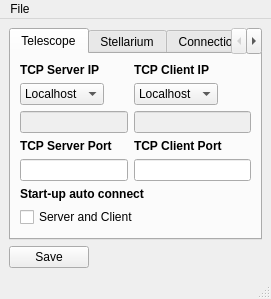
<?xml version="1.0" encoding="UTF-8"?>
<ui version="4.0">
 <class>TCPSettings</class>
 <widget class="QMainWindow" name="TCPSettings">
  <property name="windowModality">
   <enum>Qt::ApplicationModal</enum>
  </property>
  <property name="maximumSize">
   <size>
    <width>288</width>
    <height>1200</height>
   </size>
  </property>
  <property name="windowTitle">
   <string>TCP Settings</string>
  </property>
  <widget class="QWidget" name="centralwidget">
   <layout class="QGridLayout" name="gridLayout">
    <item row="1" column="0">
     <widget class="QPushButton" name="telescopeSaveBtn">
      <property name="sizePolicy">
       <sizepolicy hsizetype="Maximum" vsizetype="Fixed">
        <horstretch>0</horstretch>
        <verstretch>0</verstretch>
       </sizepolicy>
      </property>
      <property name="cursor">
       <cursorShape>PointingHandCursor</cursorShape>
      </property>
      <property name="text">
       <string>Save</string>
      </property>
     </widget>
    </item>
    <item row="0" column="0">
     <widget class="QTabWidget" name="tabWidget">
      <property name="currentIndex">
       <number>0</number>
      </property>
      <widget class="QWidget" name="tab">
       <attribute name="title">
        <string>Telescope</string>
       </attribute>
       <layout class="QFormLayout" name="formLayout">
        <item row="0" column="0">
         <layout class="QVBoxLayout" name="verticalLayout">
          <item>
           <widget class="QLabel" name="label">
            <property name="text">
             <string>&lt;html&gt;&lt;head/&gt;&lt;body&gt;&lt;p&gt;&lt;span style=&quot; font-weight:600;&quot;&gt;TCP Server IP&lt;/span&gt;&lt;/p&gt;&lt;/body&gt;&lt;/html&gt;</string>
            </property>
           </widget>
          </item>
          <item>
           <widget class="QComboBox" name="telServBox">
            <property name="sizePolicy">
             <sizepolicy hsizetype="Maximum" vsizetype="Fixed">
              <horstretch>0</horstretch>
              <verstretch>0</verstretch>
             </sizepolicy>
            </property>
            <property name="cursor">
             <cursorShape>PointingHandCursor</cursorShape>
            </property>
            <item>
             <property name="text">
              <string>Localhost</string>
             </property>
            </item>
            <item>
             <property name="text">
              <string>Remote</string>
             </property>
            </item>
            <item>
             <property name="text">
              <string>Custom</string>
             </property>
            </item>
           </widget>
          </item>
          <item>
           <widget class="QLineEdit" name="telescopeIPAddrServ">
            <property name="enabled">
             <bool>false</bool>
            </property>
            <property name="maximumSize">
             <size>
              <width>120</width>
              <height>16777215</height>
             </size>
            </property>
           </widget>
          </item>
         </layout>
        </item>
        <item row="0" column="1">
         <layout class="QVBoxLayout" name="verticalLayout_2">
          <item>
           <widget class="QLabel" name="label_3">
            <property name="text">
             <string>&lt;html&gt;&lt;head/&gt;&lt;body&gt;&lt;p&gt;&lt;span style=&quot; font-weight:600;&quot;&gt;TCP Client IP&lt;/span&gt;&lt;/p&gt;&lt;/body&gt;&lt;/html&gt;</string>
            </property>
           </widget>
          </item>
          <item>
           <widget class="QComboBox" name="telClientBox">
            <property name="sizePolicy">
             <sizepolicy hsizetype="Maximum" vsizetype="Fixed">
              <horstretch>0</horstretch>
              <verstretch>0</verstretch>
             </sizepolicy>
            </property>
            <property name="cursor">
             <cursorShape>PointingHandCursor</cursorShape>
            </property>
            <item>
             <property name="text">
              <string>Localhost</string>
             </property>
            </item>
            <item>
             <property name="text">
              <string>Remote</string>
             </property>
            </item>
           </widget>
          </item>
          <item>
           <widget class="QLineEdit" name="telescopeIPAddrClient">
            <property name="enabled">
             <bool>false</bool>
            </property>
            <property name="maximumSize">
             <size>
              <width>120</width>
              <height>16777215</height>
             </size>
            </property>
           </widget>
          </item>
         </layout>
        </item>
        <item row="1" column="0">
         <layout class="QVBoxLayout" name="verticalLayout_3">
          <item>
           <widget class="QLabel" name="label_2">
            <property name="sizePolicy">
             <sizepolicy hsizetype="Maximum" vsizetype="Fixed">
              <horstretch>0</horstretch>
              <verstretch>0</verstretch>
             </sizepolicy>
            </property>
            <property name="text">
             <string>&lt;html&gt;&lt;head/&gt;&lt;body&gt;&lt;p&gt;&lt;span style=&quot; font-weight:600;&quot;&gt;TCP Server Port&lt;/span&gt;&lt;/p&gt;&lt;/body&gt;&lt;/html&gt;</string>
            </property>
           </widget>
          </item>
          <item>
           <widget class="QLineEdit" name="telescopeIPPortServ">
            <property name="maximumSize">
             <size>
              <width>120</width>
              <height>16777215</height>
             </size>
            </property>
           </widget>
          </item>
         </layout>
        </item>
        <item row="1" column="1">
         <layout class="QVBoxLayout" name="verticalLayout_4">
          <item>
           <widget class="QLabel" name="label_4">
            <property name="sizePolicy">
             <sizepolicy hsizetype="Maximum" vsizetype="Preferred">
              <horstretch>0</horstretch>
              <verstretch>0</verstretch>
             </sizepolicy>
            </property>
            <property name="text">
             <string>&lt;html&gt;&lt;head/&gt;&lt;body&gt;&lt;p&gt;&lt;span style=&quot; font-weight:600;&quot;&gt;TCP Client Port&lt;/span&gt;&lt;/p&gt;&lt;/body&gt;&lt;/html&gt;</string>
            </property>
           </widget>
          </item>
          <item>
           <widget class="QLineEdit" name="telescopeIPPortClient">
            <property name="sizePolicy">
             <sizepolicy hsizetype="Expanding" vsizetype="Fixed">
              <horstretch>0</horstretch>
              <verstretch>0</verstretch>
             </sizepolicy>
            </property>
            <property name="maximumSize">
             <size>
              <width>120</width>
              <height>16777215</height>
             </size>
            </property>
           </widget>
          </item>
         </layout>
        </item>
        <item row="2" column="0" colspan="2">
         <layout class="QVBoxLayout" name="verticalLayout_5">
          <item>
           <widget class="QLabel" name="label_7">
            <property name="sizePolicy">
             <sizepolicy hsizetype="Maximum" vsizetype="Preferred">
              <horstretch>0</horstretch>
              <verstretch>0</verstretch>
             </sizepolicy>
            </property>
            <property name="text">
             <string>&lt;html&gt;&lt;head/&gt;&lt;body&gt;&lt;p&gt;&lt;span style=&quot; font-weight:600;&quot;&gt;Start-up auto connect&lt;/span&gt;&lt;/p&gt;&lt;/body&gt;&lt;/html&gt;</string>
            </property>
           </widget>
          </item>
          <item>
           <widget class="QCheckBox" name="teleAutoConChoice">
            <property name="sizePolicy">
             <sizepolicy hsizetype="Maximum" vsizetype="Fixed">
              <horstretch>0</horstretch>
              <verstretch>0</verstretch>
             </sizepolicy>
            </property>
            <property name="cursor">
             <cursorShape>PointingHandCursor</cursorShape>
            </property>
            <property name="text">
             <string>Server and Client</string>
            </property>
           </widget>
          </item>
         </layout>
        </item>
       </layout>
      </widget>
      <widget class="QWidget" name="tab_2">
       <attribute name="title">
        <string>Stellarium</string>
       </attribute>
       <layout class="QFormLayout" name="formLayout_2">
        <item row="0" column="0">
         <layout class="QVBoxLayout" name="verticalLayout_6">
          <item>
           <widget class="QLabel" name="label_5">
            <property name="text">
             <string>&lt;html&gt;&lt;head/&gt;&lt;body&gt;&lt;p&gt;&lt;span style=&quot; font-weight:600;&quot;&gt;Server IP&lt;/span&gt;&lt;/p&gt;&lt;/body&gt;&lt;/html&gt;</string>
            </property>
           </widget>
          </item>
          <item>
           <widget class="QComboBox" name="stellIPServBox">
            <property name="sizePolicy">
             <sizepolicy hsizetype="Maximum" vsizetype="Fixed">
              <horstretch>0</horstretch>
              <verstretch>0</verstretch>
             </sizepolicy>
            </property>
            <property name="cursor">
             <cursorShape>PointingHandCursor</cursorShape>
            </property>
            <item>
             <property name="text">
              <string>Localhost</string>
             </property>
            </item>
            <item>
             <property name="text">
              <string>Remote</string>
             </property>
            </item>
           </widget>
          </item>
          <item>
           <widget class="QLineEdit" name="stellServInpIP">
            <property name="enabled">
             <bool>false</bool>
            </property>
            <property name="maximumSize">
             <size>
              <width>120</width>
              <height>16777215</height>
             </size>
            </property>
            <property name="readOnly">
             <bool>true</bool>
            </property>
           </widget>
          </item>
         </layout>
        </item>
        <item row="1" column="0">
         <layout class="QVBoxLayout" name="verticalLayout_8">
          <item>
           <widget class="QLabel" name="label_6">
            <property name="sizePolicy">
             <sizepolicy hsizetype="Maximum" vsizetype="Preferred">
              <horstretch>0</horstretch>
              <verstretch>0</verstretch>
             </sizepolicy>
            </property>
            <property name="text">
             <string>&lt;html&gt;&lt;head/&gt;&lt;body&gt;&lt;p&gt;&lt;span style=&quot; font-weight:600;&quot;&gt;Server Port&lt;/span&gt;&lt;/p&gt;&lt;/body&gt;&lt;/html&gt;</string>
            </property>
           </widget>
          </item>
          <item>
           <widget class="QLineEdit" name="stellPortServ">
            <property name="sizePolicy">
             <sizepolicy hsizetype="Maximum" vsizetype="Fixed">
              <horstretch>0</horstretch>
              <verstretch>0</verstretch>
             </sizepolicy>
            </property>
            <property name="maximumSize">
             <size>
              <width>120</width>
              <height>16777215</height>
             </size>
            </property>
           </widget>
          </item>
         </layout>
        </item>
        <item row="2" column="0">
         <layout class="QVBoxLayout" name="verticalLayout_7">
          <item>
           <widget class="QLabel" name="label_8">
            <property name="text">
             <string>&lt;html&gt;&lt;head/&gt;&lt;body&gt;&lt;p&gt;&lt;span style=&quot; font-weight:600;&quot;&gt;Start-up action&lt;/span&gt;&lt;/p&gt;&lt;/body&gt;&lt;/html&gt;</string>
            </property>
           </widget>
          </item>
          <item>
           <widget class="QCheckBox" name="stellServAutoStartBtn">
            <property name="cursor">
             <cursorShape>PointingHandCursor</cursorShape>
            </property>
            <property name="text">
             <string>Auto start</string>
            </property>
           </widget>
          </item>
         </layout>
        </item>
       </layout>
      </widget>
      <widget class="QWidget" name="tab_3">
       <attribute name="title">
        <string>Connection Test</string>
       </attribute>
       <layout class="QFormLayout" name="formLayout_3">
        <item row="0" column="0">
         <layout class="QHBoxLayout" name="horizontalLayout_4">
          <item>
           <widget class="QLabel" name="label_9">
            <property name="minimumSize">
             <size>
              <width>145</width>
              <height>0</height>
             </size>
            </property>
            <property name="text">
             <string>&lt;html&gt;&lt;head/&gt;&lt;body&gt;&lt;p&gt;&lt;span style=&quot; font-weight:600;&quot;&gt;Select what to test&lt;/span&gt;&lt;/p&gt;&lt;/body&gt;&lt;/html&gt;</string>
            </property>
           </widget>
          </item>
          <item>
           <widget class="QPushButton" name="conTestBtn">
            <property name="sizePolicy">
             <sizepolicy hsizetype="Maximum" vsizetype="Fixed">
              <horstretch>0</horstretch>
              <verstretch>0</verstretch>
             </sizepolicy>
            </property>
            <property name="cursor">
             <cursorShape>PointingHandCursor</cursorShape>
            </property>
            <property name="text">
             <string>Test</string>
            </property>
           </widget>
          </item>
         </layout>
        </item>
        <item row="1" column="0">
         <widget class="QCheckBox" name="serverConTestChkBox">
          <property name="enabled">
           <bool>false</bool>
          </property>
          <property name="cursor">
           <cursorShape>PointingHandCursor</cursorShape>
          </property>
          <property name="text">
           <string>Telescope Server</string>
          </property>
         </widget>
        </item>
        <item row="2" column="0">
         <layout class="QHBoxLayout" name="horizontalLayout">
          <item>
           <widget class="QLabel" name="servStatLbl">
            <property name="enabled">
             <bool>false</bool>
            </property>
            <property name="text">
             <string>&lt;html&gt;&lt;head/&gt;&lt;body&gt;&lt;p&gt;&lt;span style=&quot; font-weight:600;&quot;&gt;Status:&lt;/span&gt;&lt;/p&gt;&lt;/body&gt;&lt;/html&gt;</string>
            </property>
           </widget>
          </item>
          <item>
           <widget class="QLabel" name="serverStatus">
            <property name="enabled">
             <bool>false</bool>
            </property>
            <property name="text">
             <string>Not Available</string>
            </property>
           </widget>
          </item>
         </layout>
        </item>
        <item row="3" column="0">
         <widget class="QCheckBox" name="clientConTestChkBox">
          <property name="enabled">
           <bool>false</bool>
          </property>
          <property name="cursor">
           <cursorShape>PointingHandCursor</cursorShape>
          </property>
          <property name="text">
           <string>Telescope Client</string>
          </property>
         </widget>
        </item>
        <item row="4" column="0">
         <layout class="QHBoxLayout" name="horizontalLayout_2">
          <item>
           <widget class="QLabel" name="clientStatLbl">
            <property name="enabled">
             <bool>false</bool>
            </property>
            <property name="text">
             <string>&lt;html&gt;&lt;head/&gt;&lt;body&gt;&lt;p&gt;&lt;span style=&quot; font-weight:600;&quot;&gt;Status:&lt;/span&gt;&lt;/p&gt;&lt;/body&gt;&lt;/html&gt;</string>
            </property>
           </widget>
          </item>
          <item>
           <widget class="QLabel" name="clientStatus">
            <property name="enabled">
             <bool>false</bool>
            </property>
            <property name="text">
             <string>Not Available</string>
            </property>
           </widget>
          </item>
         </layout>
        </item>
        <item row="5" column="0">
         <widget class="QCheckBox" name="stellConTestChkBox">
          <property name="enabled">
           <bool>false</bool>
          </property>
          <property name="cursor">
           <cursorShape>PointingHandCursor</cursorShape>
          </property>
          <property name="text">
           <string>Stellarium Server</string>
          </property>
         </widget>
        </item>
        <item row="6" column="0">
         <layout class="QHBoxLayout" name="horizontalLayout_3">
          <item>
           <widget class="QLabel" name="stellStatLbl">
            <property name="enabled">
             <bool>false</bool>
            </property>
            <property name="text">
             <string>&lt;html&gt;&lt;head/&gt;&lt;body&gt;&lt;p&gt;&lt;span style=&quot; font-weight:600;&quot;&gt;Status:&lt;/span&gt;&lt;/p&gt;&lt;/body&gt;&lt;/html&gt;</string>
            </property>
           </widget>
          </item>
          <item>
           <widget class="QLabel" name="stellariumStatus">
            <property name="enabled">
             <bool>false</bool>
            </property>
            <property name="text">
             <string>Not available</string>
            </property>
           </widget>
          </item>
         </layout>
        </item>
       </layout>
      </widget>
     </widget>
    </item>
   </layout>
  </widget>
  <widget class="QStatusBar" name="statusbar"/>
  <widget class="QMenuBar" name="menubar">
   <property name="geometry">
    <rect>
     <x>0</x>
     <y>0</y>
     <width>284</width>
     <height>21</height>
    </rect>
   </property>
   <widget class="QMenu" name="menuFile">
    <property name="title">
     <string>File</string>
    </property>
    <addaction name="actionSave"/>
   </widget>
   <addaction name="menuFile"/>
  </widget>
  <action name="actionSave">
   <property name="text">
    <string>Save</string>
   </property>
   <property name="shortcut">
    <string>Ctrl+S</string>
   </property>
  </action>
 </widget>
 <resources/>
 <connections/>
</ui>
